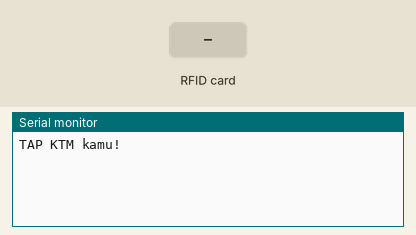
Recording of a sketch running on a simulated Arduino Uno, built with avr-gcc and run on an emulated ATmega328P. On the bench: the last lines printed to the serial monitor. The inputs (shaded band) are chosen by the test bench.

Above: at 1.2 s.
1.3 s: RFID card 25 07 E0 2B held to the reader
At 3.1 s:
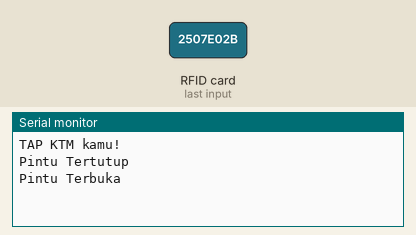
3.8 s: RFID card 5E 7A 19 C4 held to the reader
At 4.5 s:
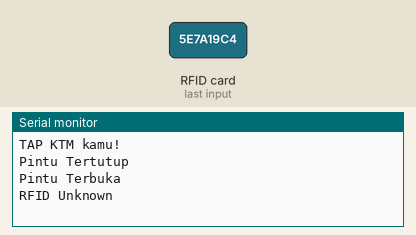

The sketch:

sketch_jan27a.ino
```cpp
#include <MFRC522.h> //memasukan Library RFID
#define pinSS 10 //inisialisasi pin SDA RFID
#define pinReset 9 //inisialisasi pin reset RFID
MFRC522 RFID(pinSS, pinReset);
int x=0;

void setup() {
SPI.begin();
RFID.PCD_Init();
Serial.begin(9600);
Serial.println("TAP KTM kamu!");
}

void loop() {
if ( ! RFID.PICC_IsNewCardPresent()) {
return;
}
if ( ! RFID.PICC_ReadCardSerial()) {
return;
}
String content = "";
byte letter;
for (byte i = 0; i < RFID.uid.size; i++)  {
content.concat(String(RFID.uid.uidByte[i] < 0x10 ? " 0" : " "));
content.concat(String(RFID.uid.uidByte[i], HEX));  //menampilkan kartu dalam hex
}
content.toUpperCase();
content.substring(1);

  if (x==0){
    if (content.substring(1) == "25 07 E0 2B") {
      x=1;
      Serial.println("Pintu Tertutup");
      delay(1000);
    }
    else{
      Serial.println("RFID Unknown");
      delay(1000);
    }
  }

  if (x==1){
    if (content.substring(1) == "25 07 E0 2B") {
      x=0;
      Serial.println("Pintu Terbuka");
      delay(1000);
    }
    else{
      Serial.println("RFID Unknown");
      delay(1000);
    }
  }
  delay(200);
}
```

Measured:
- after the input at 1.3 s, the serial monitor: prints a new line at once (image 1)
- after the input at 3.8 s, the serial monitor: prints a new line at once (image 2)
